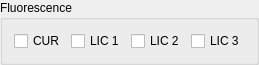
        <widget class="QgsCollapsibleGroupBox" name="mGroupBox_6">
         <property name="sizePolicy">
          <sizepolicy hsizetype="Preferred" vsizetype="Maximum">
           <horstretch>0</horstretch>
           <verstretch>0</verstretch>
          </sizepolicy>
         </property>
         <property name="maximumSize">
          <size>
           <width>16777215</width>
           <height>20</height>
          </size>
         </property>
         <property name="title">
          <string>Fluorescence</string>
         </property>
         <property name="collapsed">
          <bool>true</bool>
         </property>
         <layout class="QGridLayout" name="gridLayout_5">
          <item row="0" column="1">
           <widget class="QCheckBox" name="box_lic1">
            <property name="toolTip">
             <string>&lt;html&gt;&lt;head/&gt;&lt;body&gt;&lt;p&gt;Lichtenthaler Index 1&lt;/p&gt;&lt;p&gt;LICHTENHALER, H.K., LANG, M., SOWINSKA, M., HEISEL, F. and MIEH, J.A. (1996): Detection of vegetation stress via a new high resolution fluorescence imaging system. In: Journal of Plant Physiology, 148(5), 599-612.&lt;/p&gt;&lt;/body&gt;&lt;/html&gt;</string>
            </property>
            <property name="text">
             <string>LIC 1</string>
            </property>
           </widget>
          </item>
          <item row="0" column="3">
           <widget class="QCheckBox" name="box_lic3">
            <property name="toolTip">
             <string>&lt;html&gt;&lt;head/&gt;&lt;body&gt;&lt;p&gt;Lichtenthaler Index 3&lt;/p&gt;&lt;p&gt;LICHTENHALER, H.K., LANG, M., SOWINSKA, M., HEISEL, F. and MIEH, J.A. (1996): Detection of vegetation stress via a new high resolution fluorescence imaging system. In: Journal of Plant Physiology, 148(5), 599-612.&lt;/p&gt;&lt;/body&gt;&lt;/html&gt;</string>
            </property>
            <property name="text">
             <string>LIC 3</string>
            </property>
           </widget>
          </item>
          <item row="0" column="0">
           <widget class="QCheckBox" name="box_cur">
            <property name="toolTip">
             <string>&lt;html&gt;&lt;head/&gt;&lt;body&gt;&lt;p&gt;Curvature Index&lt;/p&gt;&lt;p&gt;ZARCO-TEJADA, P.J., MILLER, J.R., MOHAMMED, G.H. and NOLAND, T.L. (2000): Chlorophyll fluorescence effects on vegetation apparent reflectance: I. Leaflevel measurements and simulation of reflectance and transmittance spectra. In: Remote Sensing of Environment, 74(3), 582- 595.&lt;/p&gt;&lt;/body&gt;&lt;/html&gt;</string>
            </property>
            <property name="text">
             <string>CUR</string>
            </property>
           </widget>
          </item>
          <item row="0" column="2">
           <widget class="QCheckBox" name="box_lic2">
            <property name="toolTip">
             <string>&lt;html&gt;&lt;head/&gt;&lt;body&gt;&lt;p&gt;Lichtenthaler Index 2&lt;/p&gt;&lt;p&gt;LICHTENHALER, H.K., LANG, M., SOWINSKA, M., HEISEL, F. and MIEH, J.A. (1996): Detection of vegetation stress via a new high resolution fluorescence imaging system. In: Journal of Plant Physiology, 148(5), 599-612.&lt;/p&gt;&lt;/body&gt;&lt;/html&gt;</string>
            </property>
            <property name="text">
             <string>LIC 2</string>
            </property>
           </widget>
          </item>
         </layout>
        </widget>
